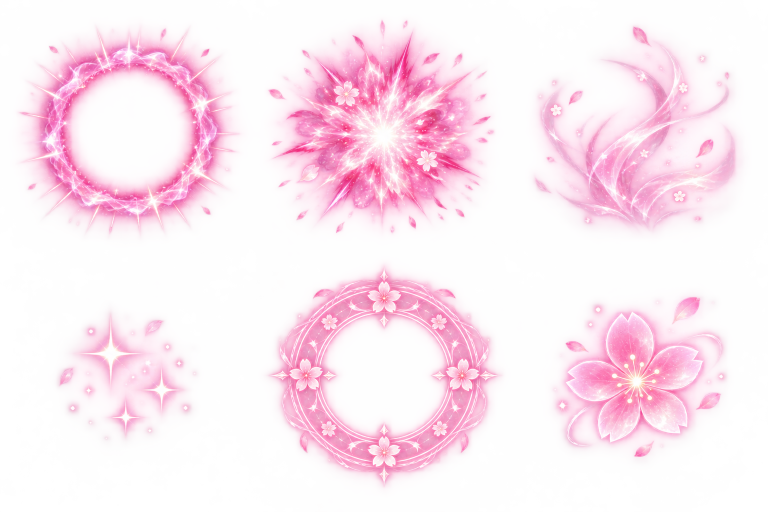
#> input picture assets/effects/school_cherry/pink_burst_source.png, 1536 x 1024 px (shown at 1/2 size)
$ python export_school_vfx.py
#> lines starting #> are read from the running program, lines starting #| are printed output that depends on the picture
"""Export imagegen's six transparent School spell components. No colour keying."""
from pathlib import Path
from PIL import Image
import numpy as np
root=Path(__file__).resolve().parents[1]/'assets/effects/school_cherry'
source=Image.open(root/'pink_burst_source.png').convert('RGBA')
#> source is the input picture: PIL image 1536x1024 RGBA; mean R, G, B, A 195.1, 144.6, 168.7, 70.6
assert source.size==(1536,1024)
atlas=Image.new('RGBA',source.size)
#> atlas: PIL image 1536x1024 RGBA; every value is 0
for i in range(6):
    cell=source.crop(((i%3)*512,(i//3)*512,(i%3+1)*512,(i//3+1)*512))
    a=np.array(cell);yy,xx=np.mgrid[:512,:512]
    edge=np.minimum.reduce([xx,yy,511-xx,511-yy]);t=np.clip(edge/12,0,1)
    a[:,:,3]=np.rint(a[:,:,3]*t*t*(3-2*t)).astype(np.uint8)
    a[a[:,:,3]==0]=0
    atlas.paste(Image.fromarray(a),((i%3)*512,(i//3)*512))
#> this loop made 6 passes
#> pass 1, `cell=source.crop(((i%3)*512,(i//3)*512,(i%3+1)*512,(i//3+1)*512))`:
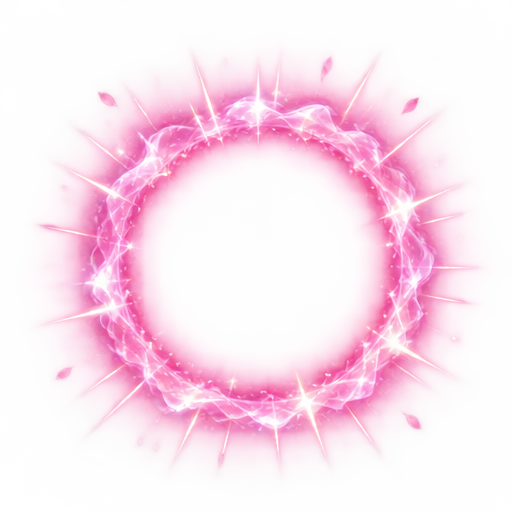
#> cell: PIL image 512x512 RGBA; mean R, G, B, A 217.8, 152.6, 183.9, 75; transparent parts drawn white
#> pass 2, `cell=source.crop(((i%3)*512,(i//3)*512,(i%3+1)*512,(i//3+1)*512))`:
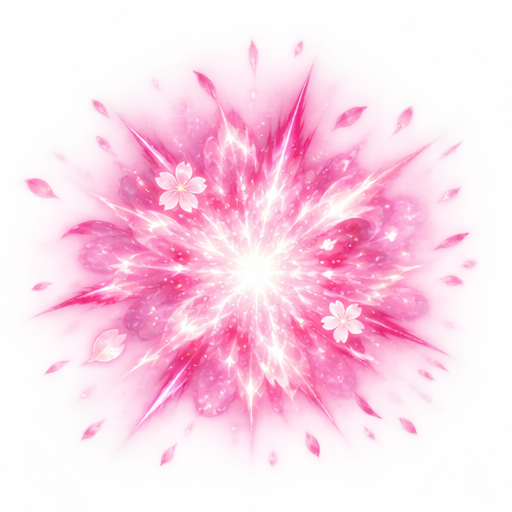
#> cell: PIL image 512x512 RGBA; mean R, G, B, A 225.4, 159, 190.1, 103.9; transparent parts drawn white
#> pass 3, `cell=source.crop(((i%3)*512,(i//3)*512,(i%3+1)*512,(i//3+1)*512))`:
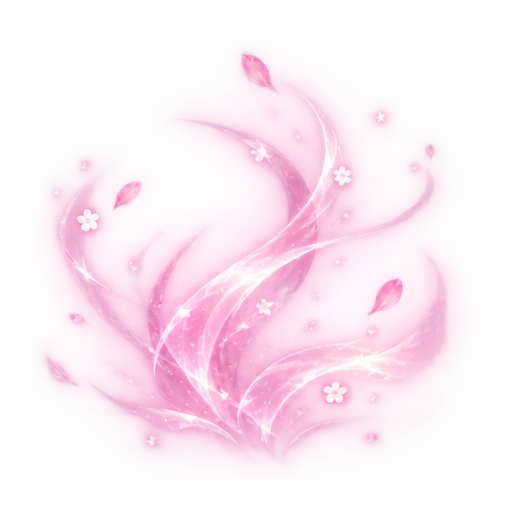
#> cell: PIL image 512x512 RGBA; mean R, G, B, A 207.8, 164.3, 186.3, 73.1; transparent parts drawn white
#> after the loop:
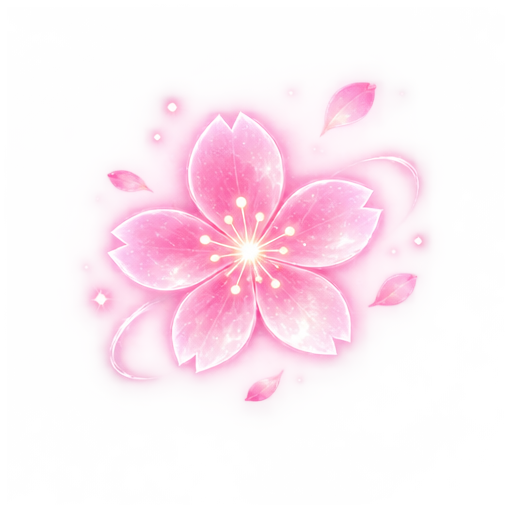
#> a: shape (512, 512, 4); mean R, G, B, A 163.1, 126.3, 144.2, 62.7; transparent parts drawn white
atlas.save(root/'pink_burst_atlas.png')
